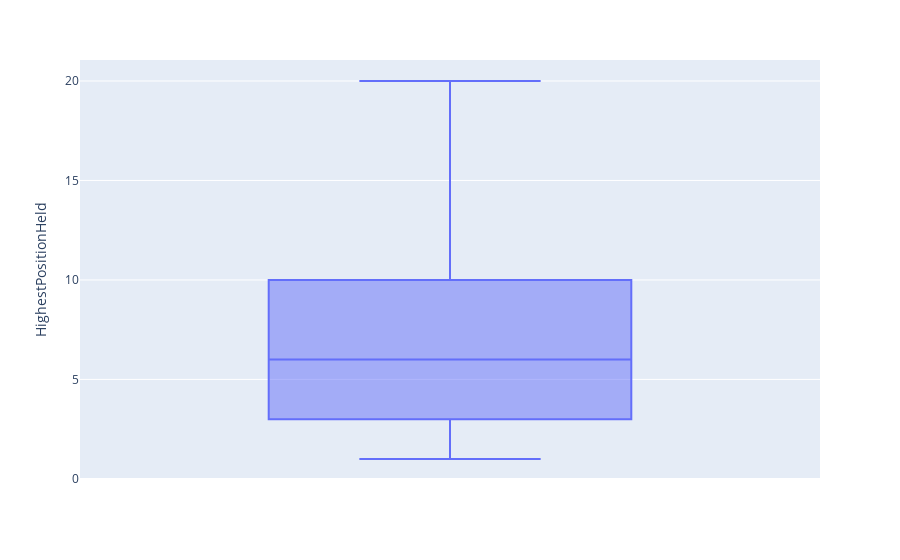

Source (notebook cell):
### Code cell
import plotly.express as px
fig = px.box(data_new,y='HighestPositionHeld')  # Mix match columns and comment on the statistical distribution
fig.show()

### Figure 1 — Plotly figure (JSON) as saved in the notebook; plotly's stock layout.template omitted (floating-point values rounded to 4 significant figures)
{"data": [{"alignmentgroup": "True", "hovertemplate": "HighestPositionHeld=%{y}<extra></extra>", "legendgroup": "", "marker": {"color": "#636efa"}, "name": "", "notched": false, "offsetgroup": "", "orientation": "v", "showlegend": false, "type": "box", "x0": " ", "xaxis": "x", "y": [1, 1, 1, 1, 1, 1, 3, 1, 2, 1, 1, 4, 4, 2, 2, 4, 4, 3, 3, 2, 2, 6, 8, 5, 6, 5, 5, 11, 6, 6, 7, 4, 12, 7, 4, 7, 8, 5, 10, 8, 12, 7, 17, 10, 3, 9, 7, 17, 19, 10, 14, 6, 10, 8, 16, 17, 20, 16, 16, 15, 9], "y0": " ", "yaxis": "y"}], "layout": {"boxmode": "group", "legend": {"tracegroupgap": 0}, "margin": {"t": 60}, "xaxis": {"anchor": "y", "domain": [0, 1]}, "yaxis": {"anchor": "x", "domain": [0, 1], "title": {"text": "HighestPositionHeld"}}}}
